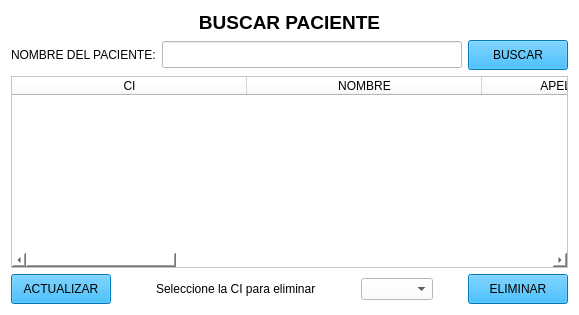
            <widget class="QWidget" name="page_cuatro">
             <property name="styleSheet">
              <string notr="true">background-color: rgb(255, 255, 255);</string>
             </property>
             <layout class="QVBoxLayout" name="verticalLayout_7">
              <item>
               <widget class="QLabel" name="label_29">
                <property name="text">
                 <string>&lt;html&gt;&lt;head/&gt;&lt;body&gt;&lt;p&gt;&lt;span style=&quot; font-size:14pt; font-weight:600;&quot;&gt;BUSCAR PACIENTE&lt;/span&gt;&lt;/p&gt;&lt;/body&gt;&lt;/html&gt;</string>
                </property>
                <property name="alignment">
                 <set>Qt::AlignCenter</set>
                </property>
               </widget>
              </item>
              <item>
               <layout class="QHBoxLayout" name="horizontalLayout_11">
                <item>
                 <widget class="QLabel" name="label_30">
                  <property name="text">
                   <string>NOMBRE DEL PACIENTE:</string>
                  </property>
                 </widget>
                </item>
                <item>
                 <widget class="QLineEdit" name="entry_nombre_buscar">
                  <property name="minimumSize">
                   <size>
                    <width>0</width>
                    <height>25</height>
                   </size>
                  </property>
                  <property name="font">
                   <font>
                    <family>Times New Roman</family>
                    <pointsize>12</pointsize>
                    <weight>9</weight>
                    <italic>false</italic>
                    <bold>false</bold>
                   </font>
                  </property>
                  <property name="cursor">
                   <cursorShape>ArrowCursor</cursorShape>
                  </property>
                  <property name="styleSheet">
                   <string notr="true">color: rgb(0, 0, 0);</string>
                  </property>
                 </widget>
                </item>
                <item>
                 <widget class="QPushButton" name="boton_buscar_buscar">
                  <property name="minimumSize">
                   <size>
                    <width>100</width>
                    <height>30</height>
                   </size>
                  </property>
                  <property name="styleSheet">
                   <string notr="true">background-color:  rgb(0, 170, 255);</string>
                  </property>
                  <property name="text">
                   <string>BUSCAR</string>
                  </property>
                 </widget>
                </item>
               </layout>
              </item>
              <item>
               <widget class="QTableWidget" name="tabla_buscar">
                <attribute name="horizontalHeaderDefaultSectionSize">
                 <number>235</number>
                </attribute>
                <attribute name="horizontalHeaderStretchLastSection">
                 <bool>true</bool>
                </attribute>
                <attribute name="verticalHeaderCascadingSectionResizes">
                 <bool>false</bool>
                </attribute>
                <column>
                 <property name="text">
                  <string>CI</string>
                 </property>
                </column>
                <column>
                 <property name="text">
                  <string>NOMBRE</string>
                 </property>
                </column>
                <column>
                 <property name="text">
                  <string>APELLIDO PATERNO</string>
                 </property>
                </column>
                <column>
                 <property name="text">
                  <string>APELLIDO MATERNO</string>
                 </property>
                </column>
                <column>
                 <property name="text">
                  <string>GENERO</string>
                 </property>
                </column>
                <column>
                 <property name="text">
                  <string>CELULAR</string>
                 </property>
                </column>
                <column>
                 <property name="text">
                  <string>EDAD</string>
                 </property>
                </column>
               </widget>
              </item>
              <item>
               <layout class="QHBoxLayout" name="horizontalLayout_12">
                <property name="spacing">
                 <number>5</number>
                </property>
                <item>
                 <widget class="QPushButton" name="boton_analizar">
                  <property name="minimumSize">
                   <size>
                    <width>100</width>
                    <height>30</height>
                   </size>
                  </property>
                  <property name="styleSheet">
                   <string notr="true">background-color:  rgb(0, 170, 255);</string>
                  </property>
                  <property name="text">
                   <string>ACTUALIZAR</string>
                  </property>
                 </widget>
                </item>
                <item>
                 <spacer name="horizontalSpacer_13">
                  <property name="orientation">
                   <enum>Qt::Horizontal</enum>
                  </property>
                  <property name="sizeHint" stdset="0">
                   <size>
                    <width>40</width>
                    <height>20</height>
                   </size>
                  </property>
                 </spacer>
                </item>
                <item>
                 <widget class="QLabel" name="label_datos_eliminados">
                  <property name="minimumSize">
                   <size>
                    <width>200</width>
                    <height>20</height>
                   </size>
                  </property>
                  <property name="text">
                   <string>Seleccione la CI para eliminar</string>
                  </property>
                 </widget>
                </item>
                <item>
                 <widget class="QComboBox" name="entry_ci_eliminar"/>
                </item>
                <item>
                 <spacer name="horizontalSpacer_20">
                  <property name="orientation">
                   <enum>Qt::Horizontal</enum>
                  </property>
                  <property name="sizeHint" stdset="0">
                   <size>
                    <width>30</width>
                    <height>20</height>
                   </size>
                  </property>
                 </spacer>
                </item>
                <item>
                 <widget class="QPushButton" name="boton_eliminar">
                  <property name="minimumSize">
                   <size>
                    <width>100</width>
                    <height>30</height>
                   </size>
                  </property>
                  <property name="styleSheet">
                   <string notr="true">background-color:  rgb(0, 170, 255);</string>
                  </property>
                  <property name="text">
                   <string>ELIMINAR</string>
                  </property>
                  <property name="icon">
                   <iconset>
                    <normaloff>cerrar.png</normaloff>cerrar.png</iconset>
                  </property>
                 </widget>
                </item>
               </layout>
              </item>
             </layout>
            </widget>
